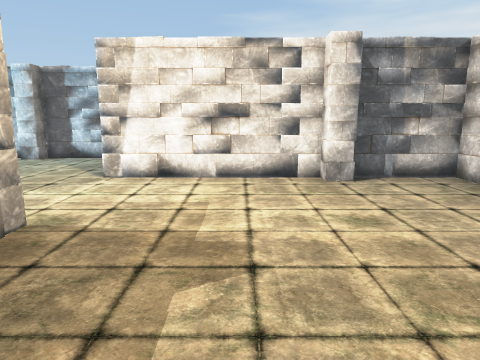
[1] (above)

20 first-person views from a walk through a 3-D level made in the Unity game engine. The camera is 1.3 m above the floor, tilts 10° down and sees 70° across. The floor is counted in squares, 1 m on a side. Each view is taken from the middle of a square. On the plan, view 1 faces up. The plan holds only what a view shows up to about 15 squares ahead; the rest is blank. The player character is not drawn.

[2]
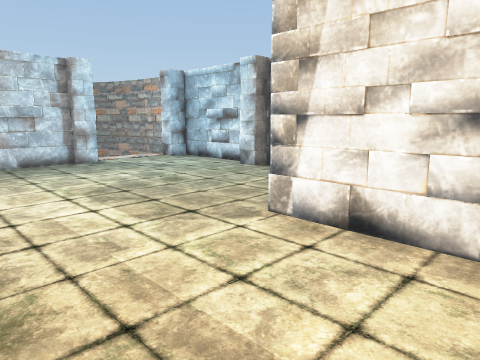

[3]
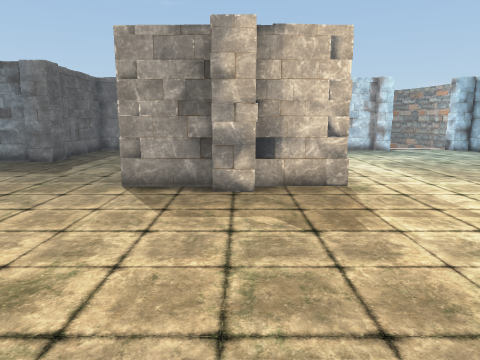

[4]
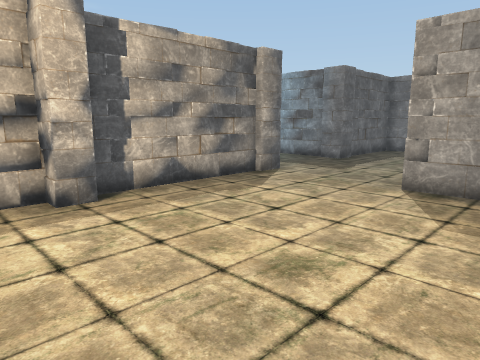

[5]
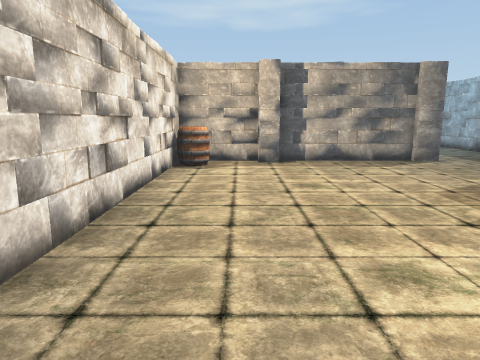

[6]
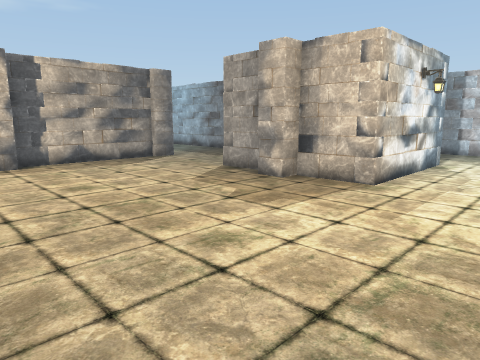

[7]
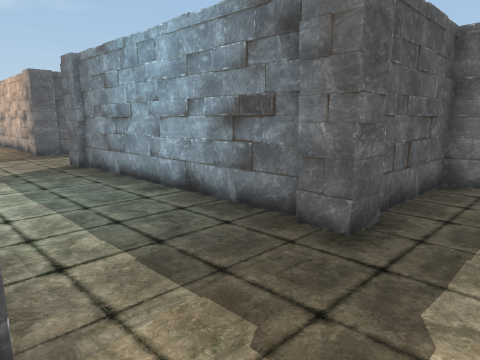

[8]
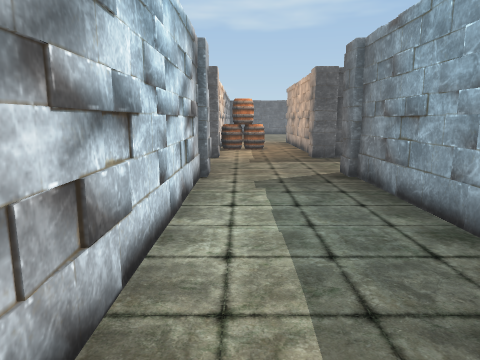

[9]
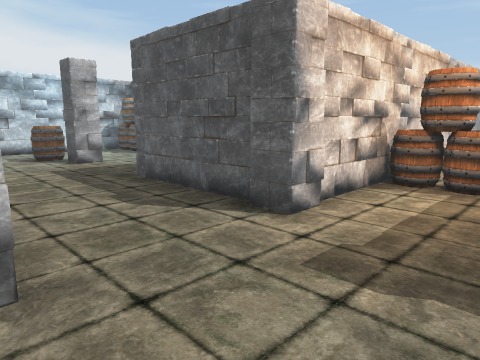

[10]
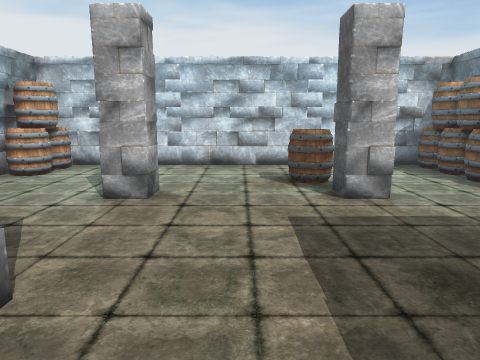

[11]
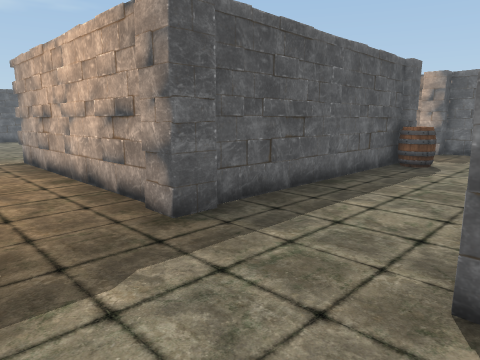

[12]
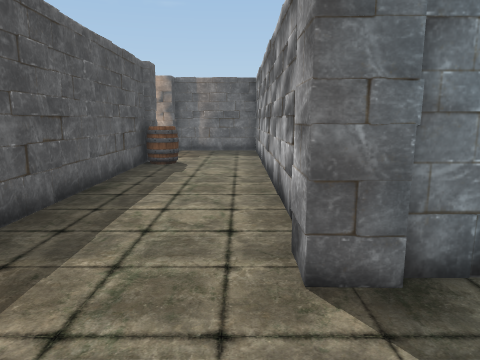

[13]
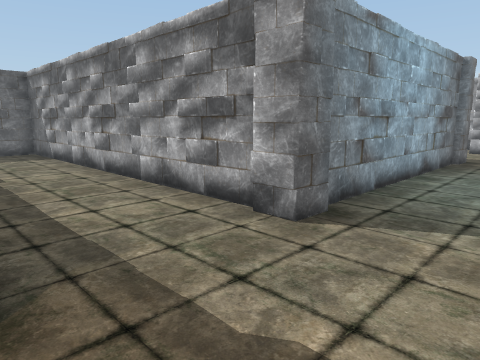

[14]
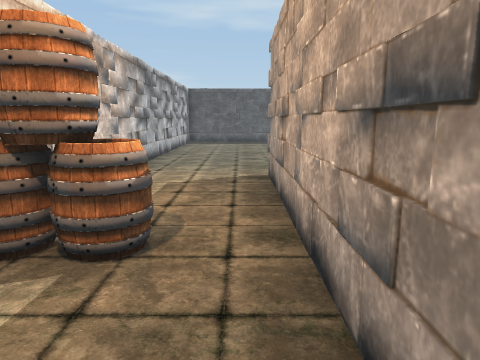

[15]
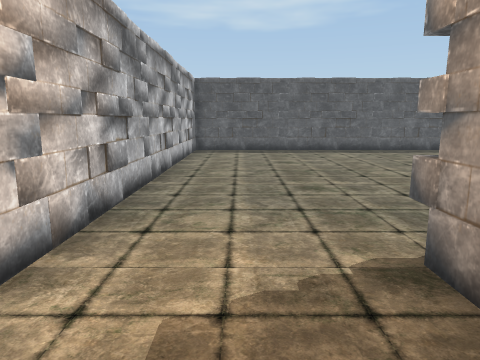

[16]
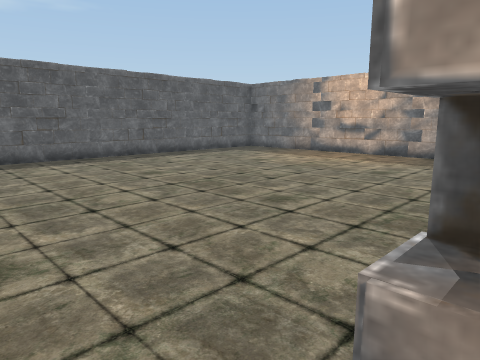

[17]
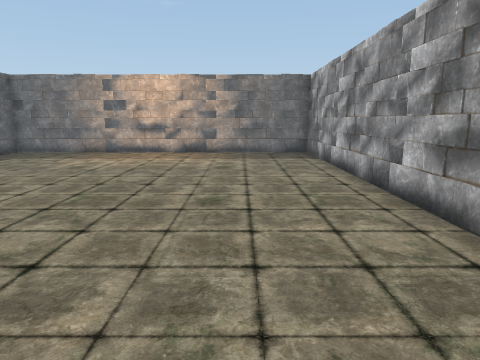

[18]
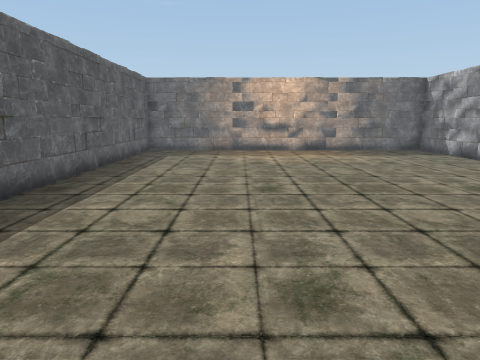

[19]
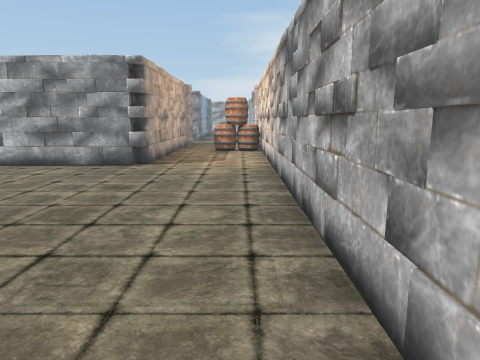

[20]
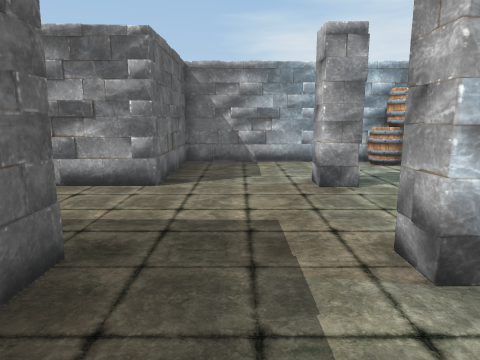

### Floor plan
Points are (right, up) in squares from view 1. A wall is a line through its corners. A room is listed if a view was taken in it or the views show most of it. See-through windows are left out.
Room 1 (views 1, 2, 3, 4, 5, 6, 7, 8, 9, 10, 11, 12, 13, 14, 15, 16, 17, 18, 19, 20)
walls: (-7.4, -12.3) (-18.6, -12.3) (-18.6, -16.9); (-3.1, -11.4) (-3.1, -5.1); (-6.7, -16.6) (-6.7, -24.3) (-18.6, -24.3) (-18.7, -35.9) (-3.1, -35.8) (-3.1, -16.6); (-2.4, -15.9) (1.3, -15.9) (1.4, -16.4); (1.3, -15.9) (1.3, -16.8); (-6.7, -4.5) (-6.7, -11.6); (-14.4, -15.9) (-7.3, -15.9); (-2.5, -3.9) (4.9, -3.9) (4.9, 4.5); (-6.6, -23.9) (-7.1, -23.9); (-10.7, -3) (-10.7, -3.9) (-7.6, -3.9); (-6.7, -0.3) (-7.2, -0.3); (-2.7, 0.1) (-2.8, -0.3); (8.2, -8.3) (1.4, -8.3) (1.4, -12.3) (-0.7, -12.3); (8.9, -10) (8.9, -8.8); (8.9, -19.6) (8.9, -11.5); (-7.1, 4.1) (-2.6, 4.1) (-2.7, -0.4); (-10.7, 7.5) (-10.7, 3.1); (4.9, 6.9) (4.9, 7.7) (-3.1, 7.7); (-4.6, 11.7) (-10.6, 11.7)
low walls: (-7, -23) (-7, -23.6); (2.8, -4) (4, -3.8)
objects: pillar (-18, -16); pillar (-15, -16); barrel (-15, -15) to (-14, -15); other object (-12, 11) to (-12, 12); pillar (-11, 8); pillar (-11, 11); pillar (-8, 2) to (-7, 2); pillar (-7, -16); pillar (-7, -12); pillar (-7, -4); pillar (-7, 11); barrel (-5, -20) to (-5, -19); barrel (-4, -20) to (-4, -19); barrel (-3, -19); pillar (-3, -16); pillar (-3, -12); pillar (-3, -4); pillar (-2, 2); pillar (2, -4) to (2, -3); pillar (2, 7); barrel (4, -3); pillar (5, -16); pillar (5, -12); barrel (6, -16) to (7, -15); barrel (7, -19); barrel (7, -9); barrel (8, -19); barrel (8, -9); barrel (9, -19)

Positions as (right, up) in squares from view 1, and headings:
1: (0, 0), facing up
2: (0, 4), facing up-left
3: (4, 2), facing left
4: (4, 2), facing down-left
5: (3, 7), facing down
6: (4, 7), facing down-left
7: (-3, -2), facing down-left
8: (-4, -4), facing down
9: (-6, -12), facing down-right
10: (-1, -14), facing right
11: (-4, -12), facing down-left
12: (-4, -13), facing left
13: (-4, -16), facing up-left
14: (-6, -16), facing down
15: (-5, -21), facing down
16: (-6, -24), facing down-left
17: (-5, -27), facing left
18: (-4, -32), facing left
19: (-4, -34), facing up
20: (3, -19), facing up
